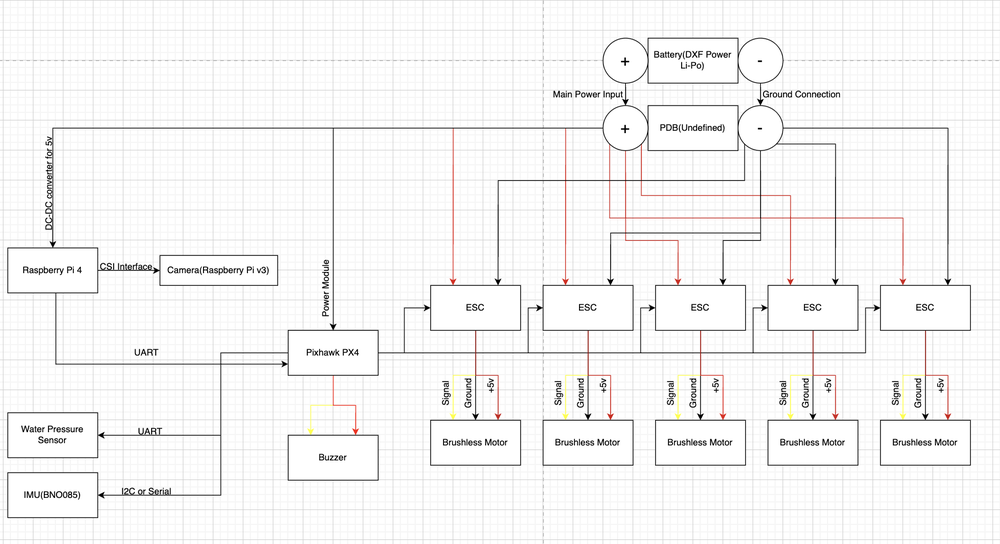
#> input picture Control and Connection Scheme.png, 1000 x 544 px, shrunk from 1734 x 944 before the run, given in place of the camera
$ python pf.py
#> lines starting #> are read from the running program, lines starting #| are printed output that depends on the picture; after the words box and inside, x2 and y2 are one past the last pixel; in counts of white or black regions, pixels touching at a corner belong together
import cv2
import numpy as np

# Initialize the camera
cap = cv2.VideoCapture(0)

while True:
    ret, frame = cap.read()
#> frame is the input picture: shape (544, 1000, 3); mean B, G, R 244.8, 245, 245.4
    if not ret:
        break

    # Convert to grayscale
    gray = cv2.cvtColor(frame, cv2.COLOR_BGR2GRAY)

    # Apply Gaussian blur
    blurred = cv2.GaussianBlur(gray, (5, 5), 0)
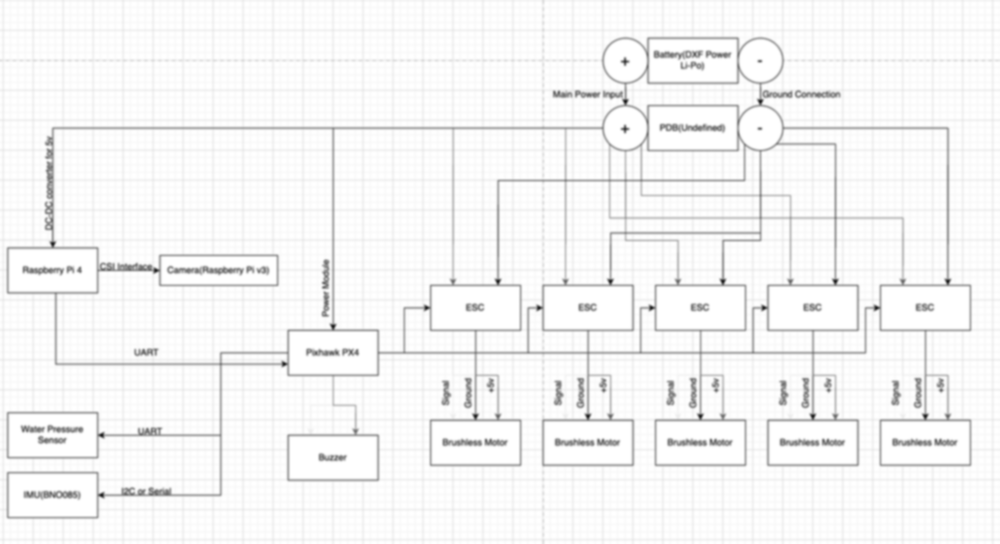
#> blurred: shape (544, 1000); min 30, max 255, mean 245.1

    # Detect edges
    edges = cv2.Canny(blurred, 50, 150)
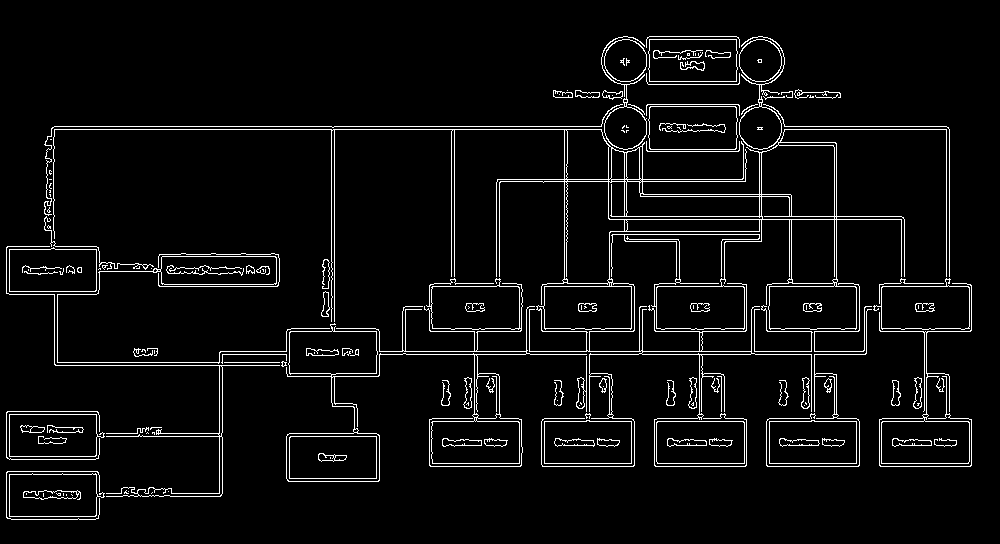
#> edges: shape (544, 1000); 5% white in thin lines or dots, all inside (x1, y1, x2, y2) = (6, 36, 972, 520)

    # Find lines in the edges using Hough Transform
    lines = cv2.HoughLinesP(edges, 1, np.pi/180, threshold=100, minLineLength=50, maxLineGap=10)
#> lines = 99 rows, first 6: [54, 126, 604, 126], [51, 129, 604, 129], [377, 354, 865, 354], [766, 286, 859, 286], [286, 331, 379, 331], [377, 351, 866, 351]

    # Draw detected lines
    if lines is not None:
        for line in lines:
            x1, y1, x2, y2 = line[0]
            cv2.line(frame, (x1, y1), (x2, y2), (0, 255, 0), 2)
#> this loop made 99 passes
#> (x1, y1, x2, y2) on passes 1 to 12: (54, 126, 604, 126), (51, 129, 604, 129), (377, 354, 865, 354), (766, 286, 859, 286), (286, 331, 379, 331), (377, 351, 866, 351), (766, 421, 859, 421), (879, 463, 971, 463), (544, 418, 631, 418), (430, 466, 520, 466), (429, 328, 529, 328), (884, 283, 966, 283)
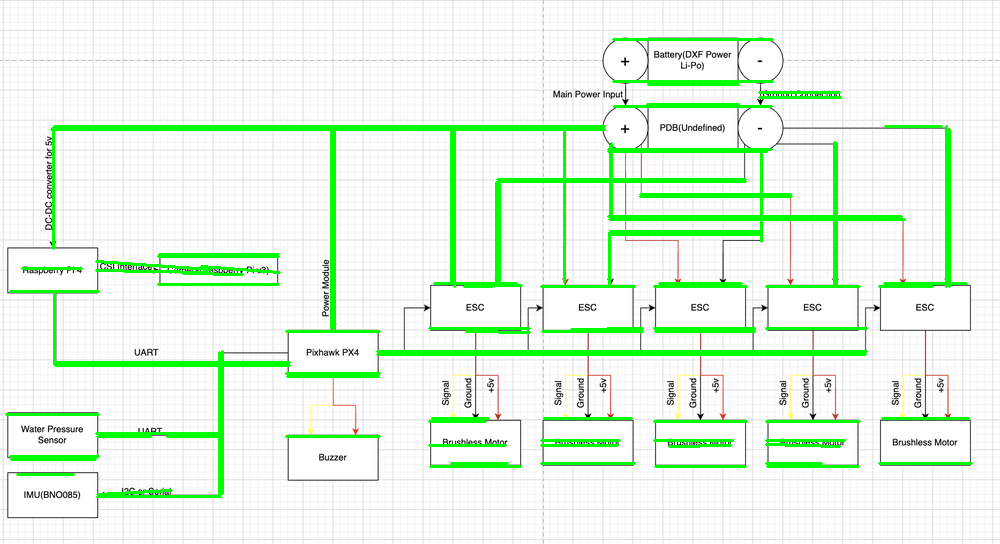
#> frame: shape (544, 1000, 3); 6.79% of pixels changed, all inside (x1, y1, x2, y2) = (5, 38, 973, 498)

    # Show the result
    cv2.imshow('Frame', frame)

    # Exit if 'q' is pressed
    if cv2.waitKey(1) & 0xFF == ord('q'):
#> (key q is pressed here)
        break

cap.release()
cv2.destroyAllWindows()
